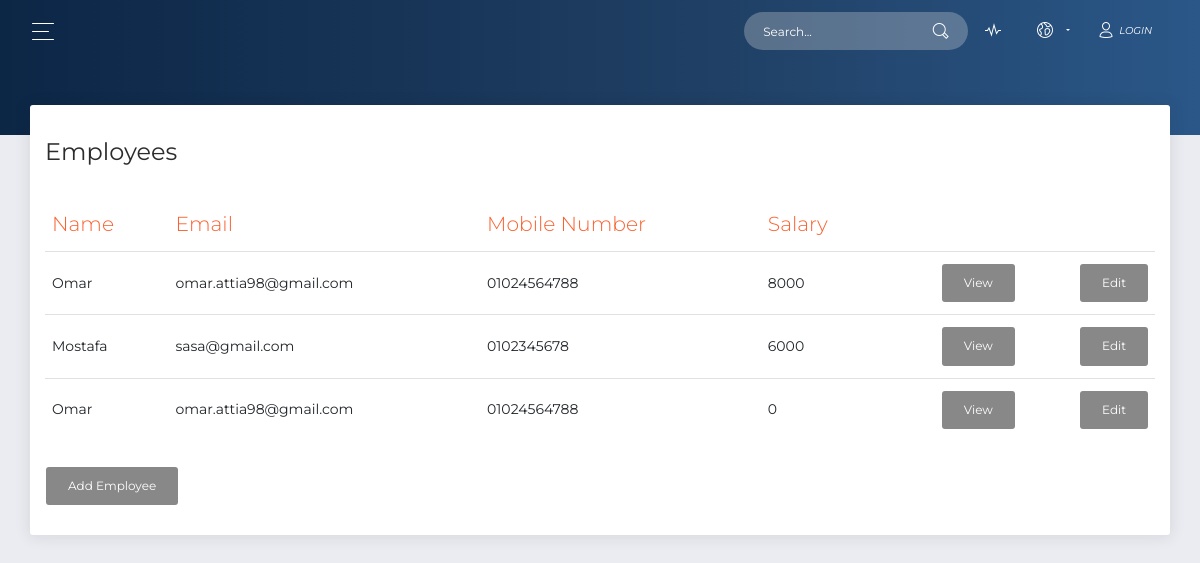
Page /public/employeesList.php on the earlier database version.
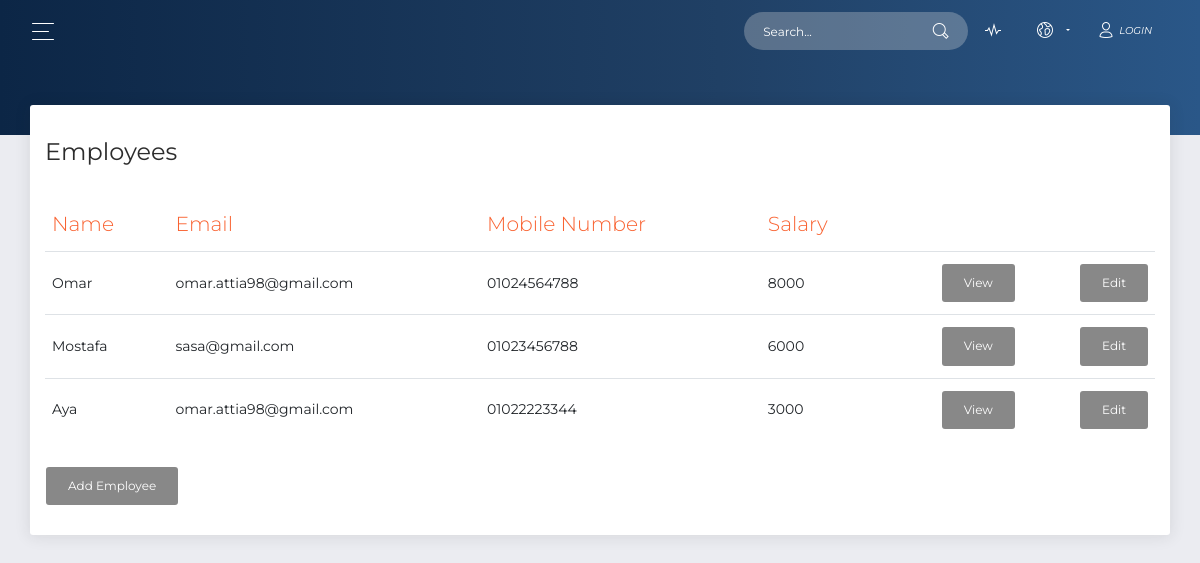
Same page on the later database version.
### tables this page shows
CREATE TABLE `employee` (
  `ID` int(11) NOT NULL,
  `First_Name` varchar(24) NOT NULL,
  `Last_Name` varchar(24) NOT NULL,
  `email` varchar(32) NOT NULL,
  `address` varchar(24) NOT NULL,
  `Dep` varchar(30) NOT NULL,
  `mobile` varchar(24) NOT NULL,
  `DOB` date NOT NULL,
  `degree` varchar(24) NOT NULL,
  `emp_date` date NOT NULL,
  `salary` int(11) NOT NULL,
  `comp_id` int(11) NOT NULL
);

### app/db/dbh.php (called while the page is built, shortened)
<?php
class DBh
{
    private $servername;
    private $username;
    private $password;
    private $dbname;
    private $conn;
    function __construct()
    {
		$this->servername = DB_SERVER;
		$this->username = DB_USER;
		$this->password = DB_PASS;
        $this->dbname = DB_DATABASE;
	}
    public function connect()
    {
        $this->conn = new mysqli($this->servername, $this->username, $this->password, $this->dbname);
        return $this->conn;
    }
    function query($sql)
    {
        if (!empty($sql))
        {
            $this->result = $this->conn->query($sql);
            return $this->result;
        }
        else
        {
            return false;
        }
    }
}
?>

### app/model/model.php (called while the page is built, shortened)
<?php
require_once("../app/db/dbh.php");
abstract class Model
{
    protected $dbh;
    protected $conn;
    public function connect()
    {
        if (null === $this->conn) {
            $this->dbh = new Dbh();
        }
        return $this->dbh;
    }
}

### app/model/employees_model.php (called while the page is built, shortened)
<?php
  require_once(__ROOT__ . "model/model.php");
  require_once(__ROOT__ . "model/Employee_model.php");
?>
<?php
class Employees extends Model {
    public $employees;
  function __construct() {
      $this->fillArray();
  }
  function fillArray() {
    $this->employees = array();
    $this->dbh = $this->connect();
    $result = $this->readEmployees();
    while ($row = $result->fetch_assoc())
    {
     array_push($this->employees, new Employee($row["ID"],$row["First_Name"],$row["Last_Name"]
          ,$row["email"],$row["address"],$row["Dep"], $row["mobile"],$row["DOB"],$row["degree"],
          $row["emp_date"], $row["salary"],$row["comp_id"]));
    }
  }
  function getEmployees()
  {
    return $this->employees;
  }
  function readEmployees(){
    $sql = "SELECT * FROM employee";
    $result = $this->dbh->query($sql);
    if ($result->num_rows > 0){
        return $result;
    }
    else {
        return false;
    }
  }
}
?>

### app/view/view.php (called while the page is built, shortened)
<?php
abstract class View
{
    public function __construct($controller, $model)
    {
        $this->model = $model;
    }
}
?>

### app/model/employee_model.php (called while the page is built, shortened)
<?php
  require_once(__ROOT__ . "model/model.php");
?>
<?php
class Employee extends Model{
    private $empid;
    private $empfirstname;
    private $email;
    private $mobile;
    private $salary;
  function __construct($empid,$empfirstname="",$emplastname="",$email="",$address="",$dep="",$mobile="",$birthdate="",$edudegree="",$empdate="",$salary="",$compid="")
  {
    $this->empid = $empid;
    if(""===$empfirstname)
    {
      $this->readEmployee($empid);
    }
    else
    {
      $this->empfirstname = $empfirstname;
      $this->email=$email;
      $this->mobile = $mobile;
      $this->salary=$salary;
    }
  }
    public function getEmpid()
    {
        return $this->empid;
    }
    public function getMobile()
    {
        return $this->mobile;
    }
    public function getSalary()
    {
        return $this->salary;
    }
    public function getEmail()
    {
        return $this->email;
    }
    public function getEmpfirstname()
    {
        return $this->empfirstname;
    }
    function readEmployee($empid)
    {
        $sql = "SELECT * FROM user  JOIN  employee ON user.emp_ID = employee.ID WHERE user.emp_ID='$empid'";
        $db = $this->connect();
        $result = $db->query($sql);
        if($result->num_rows == 1)
        {
          $row = $db->fetchRow();
          $this->empfirstname = $row["First_Name"];
          $this->emplastname = $row["Last_Name"];
          $this->email = $row["email"];
          $this->address = $row["address"];
          $this->mobile = $row["mobile"];
          $this->birthdate = $row["DOB"];
          $this->edudegree = $row["degree"];
          $this->empdate = $row["emp_date"];
          $this->salary = $row["salary"];
          $this->compid = $row["comp_id"];
        }
        else
        {
          $this->empfirstname = "";
          $this->email = "";
          $this->mobile = "";
          $this->salary = "";
        }
      }
    }

### app/view/Employees_view.php (the view)
<?php
require_once(__ROOT__ . "view/View.php");
class Empviewpage extends View{
    public function output()
    {
        $str = "";
        $str .= ' <div class="table-responsive"> <table class="table"> ';
        $str .= ' <thead class=" text-primary"> ';
        $str .= ' <th> Name </th> ';
        $str .= ' <th> Email </th> ';
        $str .= ' <th> Mobile Number </th> ';
        $str .= ' <th> Salary </th> ';
        $str .= ' <th class="text-right"> </th> ';
        $str .= ' </thead> <tbody> ';
        foreach ($this->model->getEmployees() as $Employee) {
            $str .= ' <tr>';
            $str .= ' <td>  ' . $Employee->getEmpfirstname() . '  </td> ';
            $str .= ' <td>  ' . $Employee->getEmail() . '  </td> ';
            $str .= ' <td>  ' . $Employee->getMobile() . '  </td> ';
            $str .= ' <td>  ' . $Employee->getSalary() . '  </td> ';
            $str .= " <td class=\"text-right\"><a class=\"btn\" href='employeesList.php?action=view&id= " . $Employee->getEmpid() . "'   > View </a></td> ";
            $str .= " <td class=\"text-right\"><a class=\"btn\" href='employeesList.php?action=edit&id= " . $Employee->getEmpid() . "'  > Edit </a></td> ";
            $str .= ' </tr> ';
        }
        $str .= ' </tbody> ';
        $str .= ' </table> ';
        $str .= ' <a class="btn" href=\'employeesList.php?action=add&id= " "\'> Add Employee </a> ';
        $str .= ' </div> ';
        return $str;
    }
}
?>

### public/employeesList.php (shortened to what this page needs)
<?php
require_once(__ROOT__ . "model/Employees_model.php");
require_once(__ROOT__ . "view/Employees_view.php");
$model = new Employees();
$controller = new EmployeeController($model);
$view = new Empviewpage($controller, $model);
?>
<!DOCTYPE html>
<html lang="en">
<head>
    <link rel="stylesheet" href="https://use.fontawesome.com/releases/v5.7.1/css/all.css"
>
    <link href="../assets/css/bootstrap.min.css" rel="stylesheet" />
    <link href="../assets/css/now-ui-dashboard.css?v=1.5.0" rel="stylesheet" />
</head>
<body class="">
    <div class="wrapper ">
        <body class="">
    <div class="wrapper ">
        <div class="main-panel" id="main-panel">
            <nav class="navbar navbar-expand-lg navbar-transparent  bg-primary  navbar-absolute">
                <div class="container-fluid">
                    <div class="navbar-wrapper">
                        <div class="navbar-toggle">
                            <button type="button" class="navbar-toggler">
                                <span class="navbar-toggler-bar bar1"></span>
                                <span class="navbar-toggler-bar bar2"></span>
                                <span class="navbar-toggler-bar bar3"></span>
                            </button>
                        </div>
                    </div>
                    <div class="collapse navbar-collapse justify-content-end" id="navigation">
                        <form>
                            <div class="input-group no-border">
                                <input type="text" value="" class="form-control" placeholder="Search...">
                                <div class="input-group-append">
                                    <div class="input-group-text"><i class="now-ui-icons ui-1_zoom-bold"></i>
                                    </div>
                                </div>
                            </div>
                        </form>
                        <ul class="navbar-nav">
                            <li class="nav-item">
                                <a class="nav-link" href="#pablo"> <i class="now-ui-icons media-2_sound-wave"></i>
                                </a>
                            </li>
                            <li class="nav-item dropdown">
                                <a class="nav-link dropdown-toggle" id="navbarDropdownMenuLink" data-toggle="dropdown" aria-haspopup="true" aria-expanded="false">
                                    <i class="now-ui-icons location_world"></i>
                                </a>
                            </li>
                            <li class="nav-item">
                                <a class="nav-link" href="login.html">
                                    <i class="now-ui-icons users_single-02"></i>
                                    <i>Login</i>
                                </a>
                            </li>
                        </ul>
                    </div>
                </div>
            </nav>
            <div class="panel-header panel-header-sm">
            </div>
            <div class="content" id="id01">
                <div class="row">
                    <div class=" col-md-12">
                        <div class="card">
                            <div class="card-header">
                              <h4 class="card-title">Employees</h4>
                            </div>
                            <div class="card-body">
                                <?php
                                    echo $view->output();
                                ?>
                            </div>
                        </div>
                    </div>
                </div>
            </div>
        </div>
    </div>
</body>
</html>

Differences in the rows shown:
changed employee "Mostafa": mobile "0102345678" → "01023456788"
changed employee: First_Name "Omar" → "Aya"; mobile "01024564788" → "01022223344"; salary "0" → "3000"
